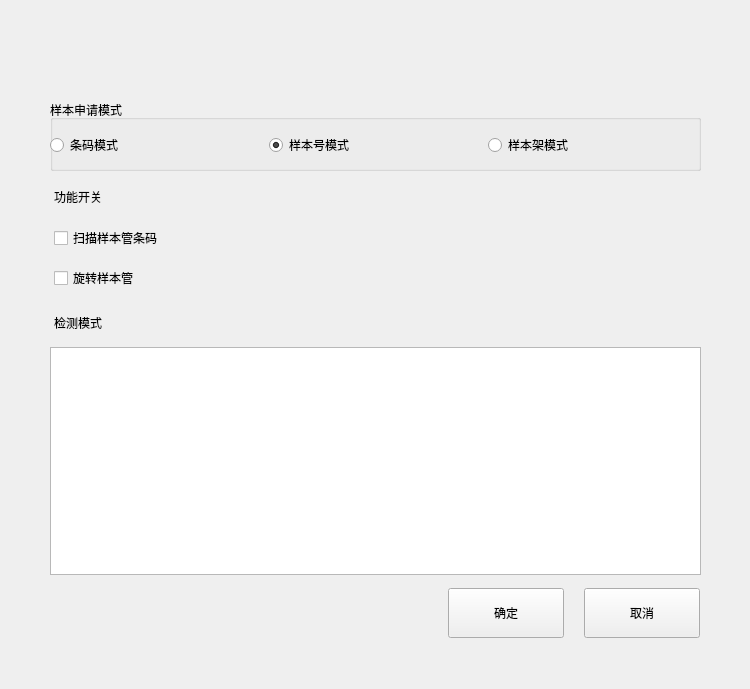
<?xml version="1.0" encoding="UTF-8"?>
<ui version="4.0">
 <class>DetectionSetDlg</class>
 <widget class="BaseDlg" name="DetectionSetDlg">
  <property name="geometry">
   <rect>
    <x>0</x>
    <y>0</y>
    <width>750</width>
    <height>689</height>
   </rect>
  </property>
  <property name="windowTitle">
   <string>DetectionSetDlg</string>
  </property>
  <widget class="QPushButton" name="save_btn">
   <property name="geometry">
    <rect>
     <x>448</x>
     <y>588</y>
     <width>116</width>
     <height>50</height>
    </rect>
   </property>
   <property name="text">
    <string>确定</string>
   </property>
   <property name="buttons" stdset="0">
    <string>btn_dlg</string>
   </property>
  </widget>
  <widget class="QPushButton" name="cancel_btn">
   <property name="geometry">
    <rect>
     <x>584</x>
     <y>588</y>
     <width>116</width>
     <height>50</height>
    </rect>
   </property>
   <property name="text">
    <string>取消</string>
   </property>
   <property name="buttons" stdset="0">
    <string>btn_dlg</string>
   </property>
  </widget>
  <widget class="QLabel" name="label_2">
   <property name="geometry">
    <rect>
     <x>54</x>
     <y>181</y>
     <width>581</width>
     <height>31</height>
    </rect>
   </property>
   <property name="text">
    <string>功能开关</string>
   </property>
  </widget>
  <widget class="QCheckBox" name="scan_tube_barcode_ckbox">
   <property name="geometry">
    <rect>
     <x>54</x>
     <y>223</y>
     <width>500</width>
     <height>30</height>
    </rect>
   </property>
   <property name="text">
    <string>扫描样本管条码</string>
   </property>
   <property name="checks" stdset="0">
    <string>push</string>
   </property>
  </widget>
  <widget class="QCheckBox" name="rotate_tube_ckbox">
   <property name="geometry">
    <rect>
     <x>54</x>
     <y>263</y>
     <width>500</width>
     <height>30</height>
    </rect>
   </property>
   <property name="text">
    <string>旋转样本管</string>
   </property>
   <property name="checks" stdset="0">
    <string>push</string>
   </property>
  </widget>
  <widget class="QGroupBox" name="groupBox">
   <property name="geometry">
    <rect>
     <x>50</x>
     <y>100</y>
     <width>651</width>
     <height>71</height>
    </rect>
   </property>
   <property name="title">
    <string>样本申请模式</string>
   </property>
   <widget class="QWidget" name="layoutWidget">
    <property name="geometry">
     <rect>
      <x>0</x>
      <y>30</y>
      <width>651</width>
      <height>31</height>
     </rect>
    </property>
    <layout class="QHBoxLayout" name="horizontalLayout">
     <item>
      <widget class="QRadioButton" name="barcode_rdbtn_0">
       <property name="text">
        <string>条码模式</string>
       </property>
      </widget>
     </item>
     <item>
      <widget class="QRadioButton" name="order_rdbtn_1">
       <property name="text">
        <string>样本号模式</string>
       </property>
       <property name="checked">
        <bool>true</bool>
       </property>
      </widget>
     </item>
     <item>
      <widget class="QRadioButton" name="rack_rdbtn_2">
       <property name="text">
        <string>样本架模式</string>
       </property>
      </widget>
     </item>
    </layout>
   </widget>
  </widget>
  <widget class="QLabel" name="label_3">
   <property name="geometry">
    <rect>
     <x>54</x>
     <y>307</y>
     <width>581</width>
     <height>31</height>
    </rect>
   </property>
   <property name="text">
    <string>检测模式</string>
   </property>
  </widget>
  <widget class="QTableWidget" name="DetModeTbl">
   <property name="geometry">
    <rect>
     <x>50</x>
     <y>347</y>
     <width>651</width>
     <height>228</height>
    </rect>
   </property>
   <property name="styleSheet">
    <string notr="true"/>
   </property>
   <property name="showGrid">
    <bool>false</bool>
   </property>
   <attribute name="verticalHeaderDefaultSectionSize">
    <number>46</number>
   </attribute>
  </widget>
  <widget class="QFrame" name="line_h_1">
   <property name="geometry">
    <rect>
     <x>50</x>
     <y>347</y>
     <width>651</width>
     <height>1</height>
    </rect>
   </property>
   <property name="frameShape">
    <enum>QFrame::StyledPanel</enum>
   </property>
   <property name="frameShadow">
    <enum>QFrame::Raised</enum>
   </property>
   <property name="lines" stdset="0">
    <string>solid</string>
   </property>
  </widget>
  <widget class="QFrame" name="line_h_2">
   <property name="geometry">
    <rect>
     <x>50</x>
     <y>574</y>
     <width>651</width>
     <height>1</height>
    </rect>
   </property>
   <property name="frameShape">
    <enum>QFrame::StyledPanel</enum>
   </property>
   <property name="frameShadow">
    <enum>QFrame::Raised</enum>
   </property>
   <property name="lines" stdset="0">
    <string>solid</string>
   </property>
  </widget>
  <widget class="QFrame" name="line_v_2">
   <property name="geometry">
    <rect>
     <x>700</x>
     <y>347</y>
     <width>1</width>
     <height>228</height>
    </rect>
   </property>
   <property name="frameShape">
    <enum>QFrame::StyledPanel</enum>
   </property>
   <property name="frameShadow">
    <enum>QFrame::Raised</enum>
   </property>
   <property name="lines" stdset="0">
    <string>solid</string>
   </property>
  </widget>
  <widget class="QFrame" name="line_v_1">
   <property name="geometry">
    <rect>
     <x>50</x>
     <y>347</y>
     <width>1</width>
     <height>228</height>
    </rect>
   </property>
   <property name="frameShape">
    <enum>QFrame::StyledPanel</enum>
   </property>
   <property name="frameShadow">
    <enum>QFrame::Raised</enum>
   </property>
   <property name="lines" stdset="0">
    <string>solid</string>
   </property>
  </widget>
 </widget>
 <customwidgets>
  <customwidget>
   <class>BaseDlg</class>
   <extends>QWidget</extends>
   <header>shared/basedlg.h</header>
   <container>1</container>
  </customwidget>
 </customwidgets>
 <resources/>
 <connections>
  <connection>
   <sender>cancel_btn</sender>
   <signal>clicked()</signal>
   <receiver>DetectionSetDlg</receiver>
   <slot>close()</slot>
   <hints>
    <hint type="sourcelabel">
     <x>379</x>
     <y>433</y>
    </hint>
    <hint type="destinationlabel">
     <x>503</x>
     <y>340</y>
    </hint>
   </hints>
  </connection>
 </connections>
</ui>
